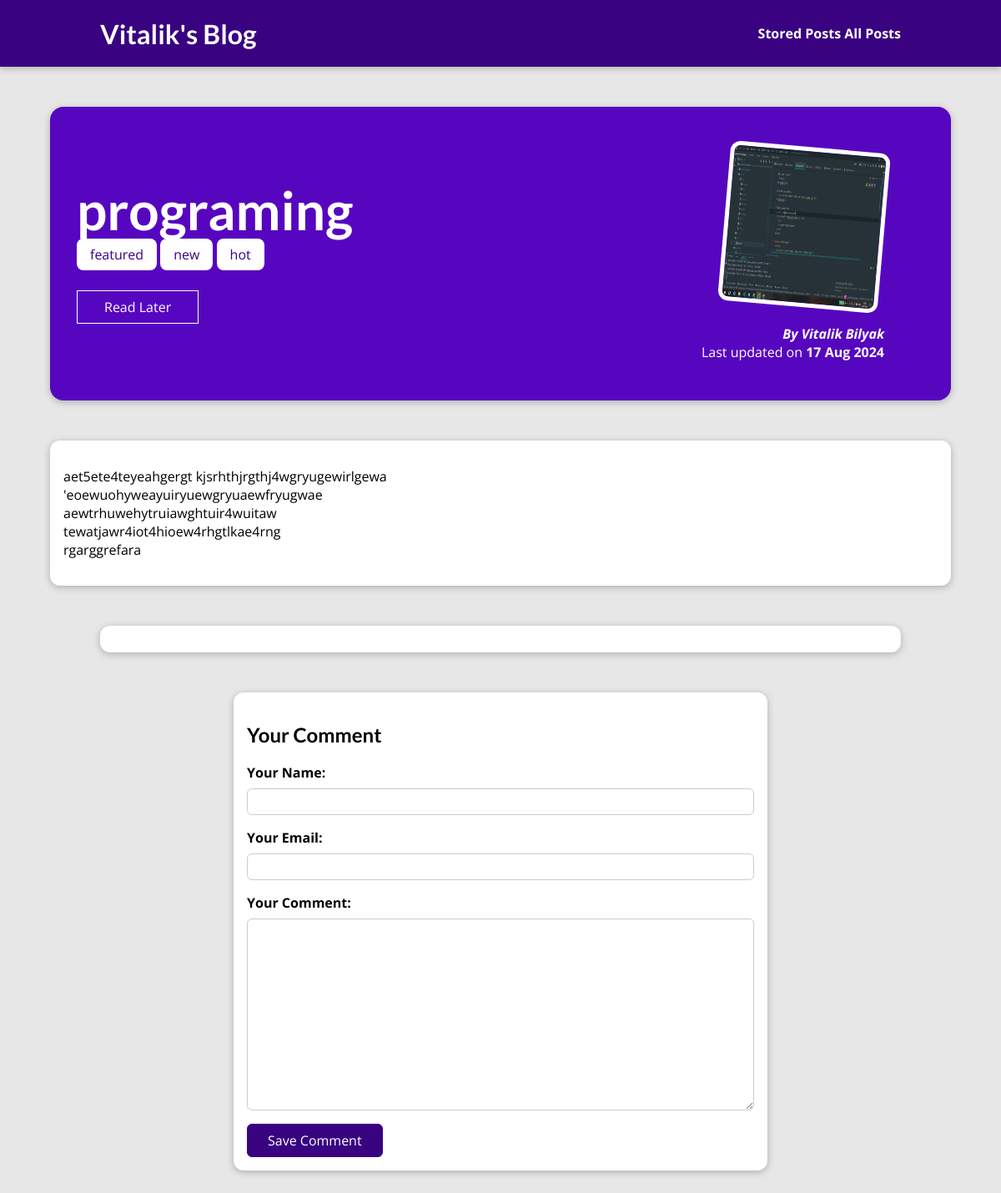
The page /posts/programing on the database its author committed.
### blog/models.py (models this page shows, shortened)
class Post(models.Model):
    title = models.CharField(max_length=150)
    excerpt = models.CharField(max_length=200)
    image = models.ImageField(upload_to="posts", null=True)
    date = models.DateField(auto_now=True)
    slug = models.SlugField(unique=True, db_index=True)
    content = models.TextField(validators=[MinLengthValidator(10)])
    author = models.ForeignKey(
        Author, on_delete=models.SET_NULL, null=True,related_name="posts")
    tags = models.ManyToManyField(Tag)

class Tag(models.Model):
  caption = models.CharField(max_length=20)

class Author(models.Model):
    first_name = models.CharField(max_length=100)
    last_name = models.CharField(max_length=100)
    email_address = models.EmailField()
    def full_name(self):
        return f"{self.first_name} {self.last_name}"
    def __str__(self):
        return self.full_name()

### blog/views.py (the view, shortened to what this page needs)
# urls.py: path("posts/<slug:slug>", views.SinglePostsView.as_view(), name="post-detail-page"),
class SinglePostsView(View):
    def is_stored_post(self, request, post_id):
       stored_posts = request.session.get("stored_posts")
       if stored_posts is not None:
         is_saved_for_later = post_id in stored_posts
       else:
         is_saved_for_later = False
       return is_saved_for_later
    def get(self, request, slug):
        post = Post.objects.get(slug=slug)
        context = {
            "post": post,
            "post_tags": post.tags.all(),
            "comment_form": CommentForm(),
            "comments": post.comments.all().order_by("-id"),
            "saved_for_later": self.is_stored_post(request, post.id)
        }
        return render(request, "post-detail.html", context)

### blog/forms.py
class CommentForm(forms.ModelForm):
    class Meta:
        model = Comment
        exclude = ["post"]
        labels = {
            "user_name":"Your Name",
            "user_email":"Your Email",
            "text":"Your Comment"
        }

### blog/templates/post-detail.html (shortened to what this page needs)
{% extends "base.html" %}
{% load static %}
{% block css_files %}
<link rel="stylesheet" href="{% static "post-datail.css" %}" />
{% endblock %}
{% block content %}
<section id="summary">
  <h2>{{ post.title }}</h2>
  <div>
    {% for tag in post_tags %}
      <span class="tag">{{ tag.caption }}</span>
    {% endfor %}
  </div>
  <div id="read-later">
    <form action="{% url "read-later" %}" method="POST">
      <button>
        {% if saved_for_later %}
          Remove from "Read Later" List
        {% else %}
          Read Later
        {% endif %}
      </button>
    </form>
  </div>
  <article>
    <img src="{{ post.image.url }}" alt="{{ post.title }}" />
    <address>By <a href="mailto:{{ post.author.email_address }}">{{ post.author }}</a></address>
    <div>Last updated on <time>{{ post.date|date:"d M Y" }}</time></div>
  </article>
</section>
<main>
  {{ post.content|linebreaks }}
</main>
<section id="comments">
</section>
<section id="comment-form">
  <h2>Your Comment</h2>
  <form action="{% url "post-detail-page" post.slug %}" method="POST">
    {% for form_field in comment_form %}
      <div class="form-control {% if form_field.errors %}invalid{% endif %}">
        {{ form_field.label_tag }}
        {{ form_field }}
      </div>
    {% endfor %}
    <button>Save Comment</button>
  </form>
</section>
{% endblock %}

### static/app.css (style rules this page uses)
* { box-sizing: border-box; }
html { font-family: 'Open Sans', 'Lato', sans-serif; }
body { margin: 0; }
h1, h2, h3 { font-family: 'Lato', sans-serif; font-weight: bold; }

### blog/static/post-datail.css (style rules this page uses)
body { background-color: #e7e7e7; }
#summary { margin: 8rem auto 3rem auto; padding: 2rem; width: 90%; max-width: 90rem; border-radius: 16px; background-color: #5706c0; position: relative; box-shadow: 0 2px 8px rgba(0, 0, 0, 0.25); height: 22rem; }
#summary h2 { color: white; font-size: 4rem; position: relative; z-index: 2; margin-bottom: 0.25rem; }
#summary article { position: absolute; top: 2rem; right: 3rem; padding: 1rem 2rem; border-radius: 12px; text-align: right; color: white; }
#summary article img { width: 12rem; height: 12rem; border-radius: 12px; transform: rotateZ(5deg); border: 5px solid white; margin-bottom: 1rem; z-index: 1; }
#summary address { font-weight: bold; }
#summary a { color: white; text-decoration: none; }
#summary time { font-weight: bold; }
#read-later { margin: 2rem 0; }
#read-later button { background-color: transparent; border: 1px solid white; padding: 0.5rem 2rem; font: inherit; color: white; cursor: pointer; }
main { width: 90%; max-width: 90rem; margin: 3rem auto; background-color: white; padding: 1rem; border-radius: 12px; box-shadow: 0 2px 8px rgba(0, 0, 0, 0.25); }
.tag { background-color: white; color: #390281; padding: 0.5rem 1rem; border-radius: 8px; width: max-content; }
#comment-form { margin: 3rem auto; width: 90%; max-width: 40rem; border-radius: 12px; background-color: white; box-shadow: 0 2px 8px rgba(0, 0, 0, 0.25); padding: 1rem; }
#comment-form button { font: inherit; background-color: #390281; color: white; border: 1px solid #390281; padding: 0.5rem 1.5rem; border-radius: 6px; cursor: pointer; }
.form-control { margin-bottom: 1rem; }
.form-control label { font-weight: bold; margin-bottom: 0.5rem; display: block; }
.form-control input, .form-control textarea { display: block; width: 100%; font: inherit; padding: 0.25rem; border-radius: 6px; border: 1px solid #ccc; }
#comments { margin: 3rem auto; width: 90%; max-width: 60rem; border-radius: 12px; background-color: white; box-shadow: 0 2px 8px rgba(0, 0, 0, 0.25); padding: 1rem 2rem; }

### rows shown on the page
Post: title "programing", image (picture), author "Vitalik Bilyak", date "17 Aug 2024", content "aet5ete4teyeahgergt kjsrhthjrgthj4wgryugewirlgewa 'eoewuohyweayuiryuewgryuaewfryugwae aewtrhuwehytruiawghtuir4wuitaw tewatjawr4iot4hioew4rhgtlkae4rng rgarggrefara"
Tag: caption "featured"
Tag: caption "new"
Tag: caption "hot"
